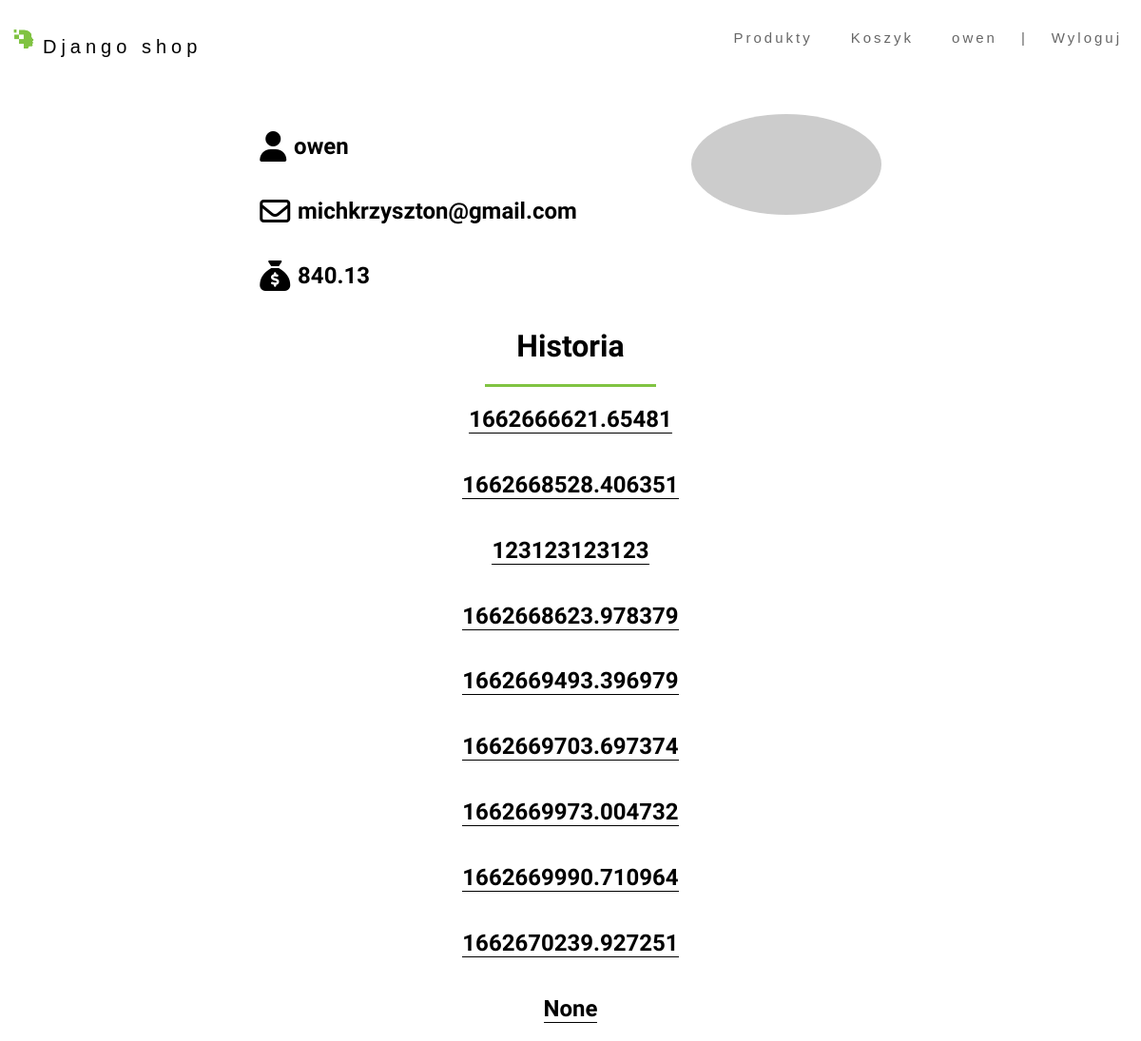
The app's page /user_profile/ (signed in) with its own data.
### shop/models.py (models this page shows, shortened)
class Customer(models.Model):
    user = models.OneToOneField(User, on_delete=models.CASCADE, null=True, blank=True)
    name = models.CharField(max_length=200, null=True)
    email = models.CharField(max_length=200, null=True)
    balance = models.FloatField(default=0)

class Order(models.Model):
    customer = models.ForeignKey(Customer, on_delete=models.SET_NULL, blank=True, null=True)
    complete = models.BooleanField(default=False, null=True, blank=False)
    transaction_id = models.CharField(max_length=200, null=True)

### shop/views.py (the view)
# urls.py: path('user_profile/', views.userPage, name="user"),
def userPage(request):
    customer = request.user.customer
    order = Order.objects.all()
    order = Order.objects.all()
    context = {'customer': customer, 'order': order}
    return render(request, 'shop/user.html', context)

### shop/templates/shop/user.html
{% extends 'shop/index.html' %}
{% load static %}
{% block css %}
    <link rel="stylesheet" href="{% static 'css/user.css' %}">
{% endblock css %}
{% block content %}
	<section class="user-profile">
        <div class="user-profile-content">
            <div class="user-profile-helper"><i class="fa-solid fa-user fa-2x"></i>  <h2>{{ request.user.customer.name }}</h2></div>
            <div class="user-profile-helper"><i class="fa-regular fa-envelope fa-2x"></i>  <h2>{{ request.user.customer.email }}</h2></div>
            <div class="user-profile-helper"><i class="fa-solid fa-sack-dollar fa-2x"></i>  <h2>{{ request.user.customer.balance | floatformat:2 }}</h2></div>
        </div>
        <img class="user-profile-img" src="https://i.picsum.photos/id/567/300/300.jpg?hmac=tncgsBBzbksgVxAhnf2FWR2pRUAzebQ3XQT0dUmrctQ">
	</section>
    <div class="user-history-content">
        <h1>Historia</h1>
        <div class="separator-line"></div>
        {% for i in order %}
        <h2>{{ i.transaction_id }}</h2>
        {% endfor %}
    </div>
{% endblock content %}

### shop/templates/shop/index.html (shortened to what this page needs)
<!DOCTYPE html>
{% load static %}
<html lang="pl">
<head>
    <link href="https://cdnjs.cloudflare.com/ajax/libs/font-awesome/6.2.0/css/all.min.css" rel="stylesheet">
    <link rel="stylesheet" href="{% static 'css/style.css' %}">
    {% block css %}
    {% endblock css %}
</head>
<body>
    <nav>
        <ul>
            <li class="primary-nav">
                <img src="{% static 'img/wsei-logo.png' %}" alt="logo">
                <a href="{% url 'home' %}">Django shop</a>
            </li>
            <li class="secondary-nav">
                {% if request.user.is_authenticated %}
                <a href="{% url 'user' %}">{{request.user}}</a>
                <a>|</a>
                <a href="{% url 'logout' %}">Wyloguj</a>
                {% elif not request.user.is_authenticated %}
                <a href="{% url 'login' %}">Zaloguj</a>
                <a>|</a>
                <a href="{% url 'register' %}">Zarejestruj</a>
                {% endif %}
            </li>
            <li class="secondary-nav">
                <a href="{% url 'cart' %}">Koszyk</a>
            </li>
            <li class="secondary-nav">
                <a href="{% url 'products' %}">Produkty</a>
            </li>
        </ul>
    </nav>
    <main>
        {% block content %}
        {% endblock content %}
    </main>
</body>
</html>

### static/css/style.css (style rules this page uses)
* { padding: 0; text-decoration: none; }
body, html { height: 100%; margin: 0; font-family: 'Albert Sans', sans-serif; max-width: 100%; overflow-x: hidden; background-color: white; }
nav>ul>li { display: inline-block; }
nav { position: fixed; top: 0; width: 100%; z-index: 1; background-color: white; overflow: auto; padding: 10px 30px 20px 10px; }
.primary-nav { float: left; font-size: 20px; }
.primary-nav>a { letter-spacing: 5px; }
.primary-nav>img { width: 30px; }
.secondary-nav>a { letter-spacing: 1px; color: rgba(0, 0, 0, 0.6); font-size: 15px; letter-spacing: 3px; padding-right: 20px; }
.secondary-nav { float: right; margin-right: 10px; margin-left: 10px; font-size: 20px; }
nav>ul>li>a { color: black; font-family: helvetica; text-decoration: none; }

### static/css/user.css (style rules this page uses)
main { display: flex; justify-content: center; align-items: center; flex-direction: column; }
.user-profile { display: flex; justify-content: center; align-items: flex-start; flex-direction: row; margin-top: 15vh; width: 100%; }
.user-profile-content { display: flex; justify-content: flex-start; align-items: flex-start; flex-direction: column; }
.user-profile-helper { display: flex; flex-direction: row; align-items: center; justify-content: center; }
.user-history-content { width: 100%; display: flex; justify-content: center; align-items: center; flex-direction: column; }
.user-history-content h2 { border-bottom: 1px solid black; }
.separator-line { height: 3px; width: 15%; background: #80c342; border: none; outline: 0; }
.user-profile-img { border-radius: 50%; width: 200px; margin-left: 10%; }

### records on screen
Order: transaction_id "1662666621.65481"
Order: transaction_id "1662668528.406351"
Order: transaction_id "123123123123"
Order: transaction_id "1662668623.978379"
Order: transaction_id "1662669493.396979"
Order: transaction_id "1662669703.697374"
Order: transaction_id "1662669973.004732"
Order: transaction_id "1662669990.710964"
Order: transaction_id "1662670239.927251"
Order: transaction_id "None"

### other values on screen
{{ request.user }} "owen"
{{ request.user.customer.name }} "owen"
{{ request.user.customer.email }} "michkrzyszton@gmail.com"
{{ request.user.customer.balance | floatformat:2 }} "840.13"
